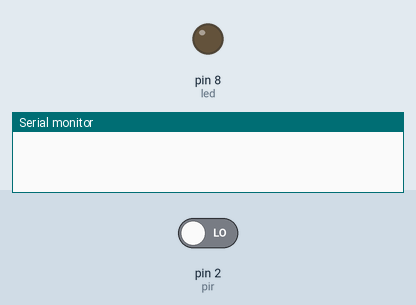
This sketch was run on a simulated Arduino Uno, built with avr-gcc and run on an emulated ATmega328P. Shown: output pins drawn as LEDs (lit = HIGH), the last lines printed to the serial monitor. The inputs (shaded band) are chosen by the test bench; at power-on: pin 2 (pir) LOW.

Above: at 2.8 s.
2.9 s: pin 2 (pir) driven HIGH
At 3.5 s:
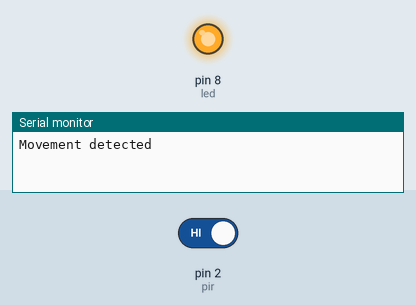
4.5 s: pin 2 (pir) driven LOW
At 6.3 s:
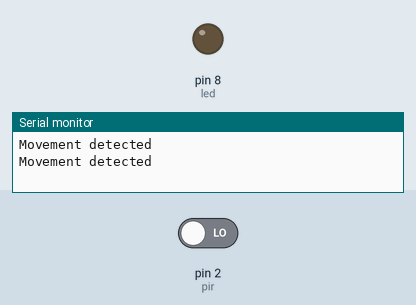
Timing chart, 0 to 7.8 s (numbered marks = the images above; inputs shaded):
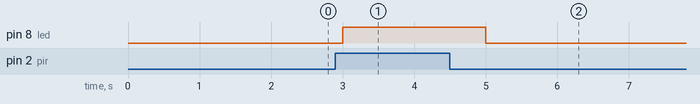

Measured:
- after the input at 2.9 s, pin 8 (led): LOW → HIGH after 0.10 s
- after the input at 4.5 s, pin 8 (led): HIGH → LOW after 0.50 s

The sketch:

pirsensor.ino
```cpp
#define pir 2
#define led 8

boolean sensorStatus;

void setup() {
  Serial.begin(9600);
  pinMode(pir, INPUT);
  pinMode(led, OUTPUT);
}

void loop() {
  sensorStatus = digitalRead(pir);
  if (sensorStatus == HIGH) {
    Serial.println("Movement detected");
    digitalWrite(led, HIGH);
  } else {
    digitalWrite(led, LOW);
    Serial.print("");
  }
  delay(1000);
}
```
